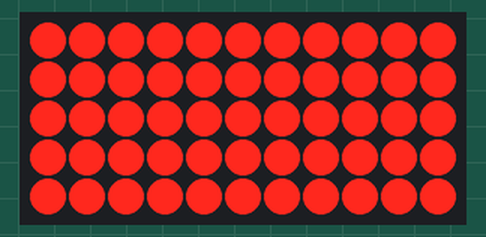
Simulated run of this program. Board: Raspberry Pi (BCM pin numbers) with a Scroll pHAT. Parts: 11×5 LED matrix. The clock reads 2024-03-15 10:24:30 at power-on unless the program sets it.

Above: at 0.1 s.
At 31.7 s:
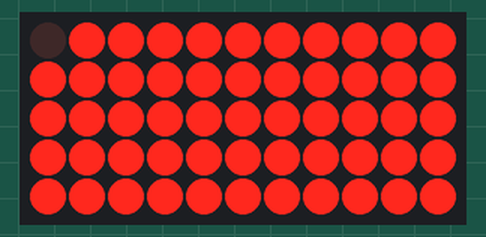
At 64.3 s:
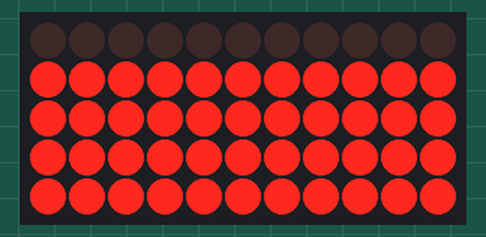
At 96.9 s:
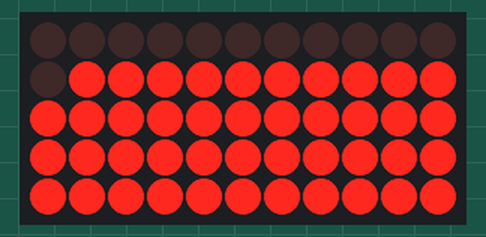
At 120.5 s:
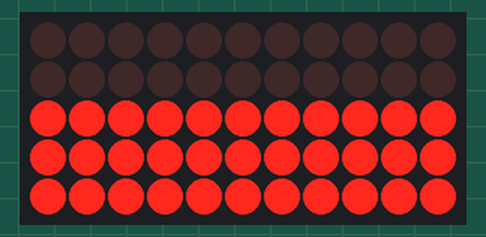
At 129.1 s:
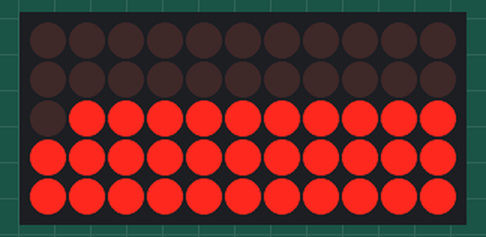

Measured:
- what the display in image 1 shows lasts 0.5 s, from 31.6 s to 32.1 s

The program:

timeout.py
```python
#!/usr/bin/env python

# Pomodoro timeout countdown timer for Raspberry Pi and Pimoroni Scroll pHAT
# Counts down over 5 minutes, then flashes
# Usage: ./timeout.py [# minutes]

import sys
import time
import scrollphat

minutes = 5

if len(sys.argv) > 1:
    minutes = (int)(sys.argv[1])

# print "Timing " + (str)minutes + " minutes"

def flash():
    scrollphat.set_pixels(lambda x, y: 1, True)
    time.sleep(0.1)
    scrollphat.clear()
    time.sleep(0.1)

total_time = (minutes * 60)
popov = total_time / 5.0

start = time.time()

scrollphat.clear()
scrollphat.set_rotate(True)
scrollphat.set_brightness(1)

blinkstate = False
elapsed = 0

while total_time > elapsed:
    try:
	elapsed = time.time() - start
	# print elapsed

	blinkstate = not blinkstate
	blinker_line = (int)(elapsed / popov)
	# print blinker_line
        scrollphat.clear_buffer()

	for x in range(0, 11, 1):
	    for y in range(0, 11, 1):
		loc_line = ((y * 11) + x)/11
                if loc_line == blinker_line:
                    scrollphat.set_pixel(x, y, blinkstate)
                if loc_line > blinker_line:
                    scrollphat.set_pixel(x, y, True)

	scrollphat.update()

        time.sleep(0.5)
    except KeyboardInterrupt:
        scrollphat.clear()
        sys.exit(-1)

scrollphat.set_brightness(50)

for t in range(0, 3, 1):
    for s in range(0, 5, 1):
        flash()
    time.sleep(0.5)

scrollphat.clear()
```
